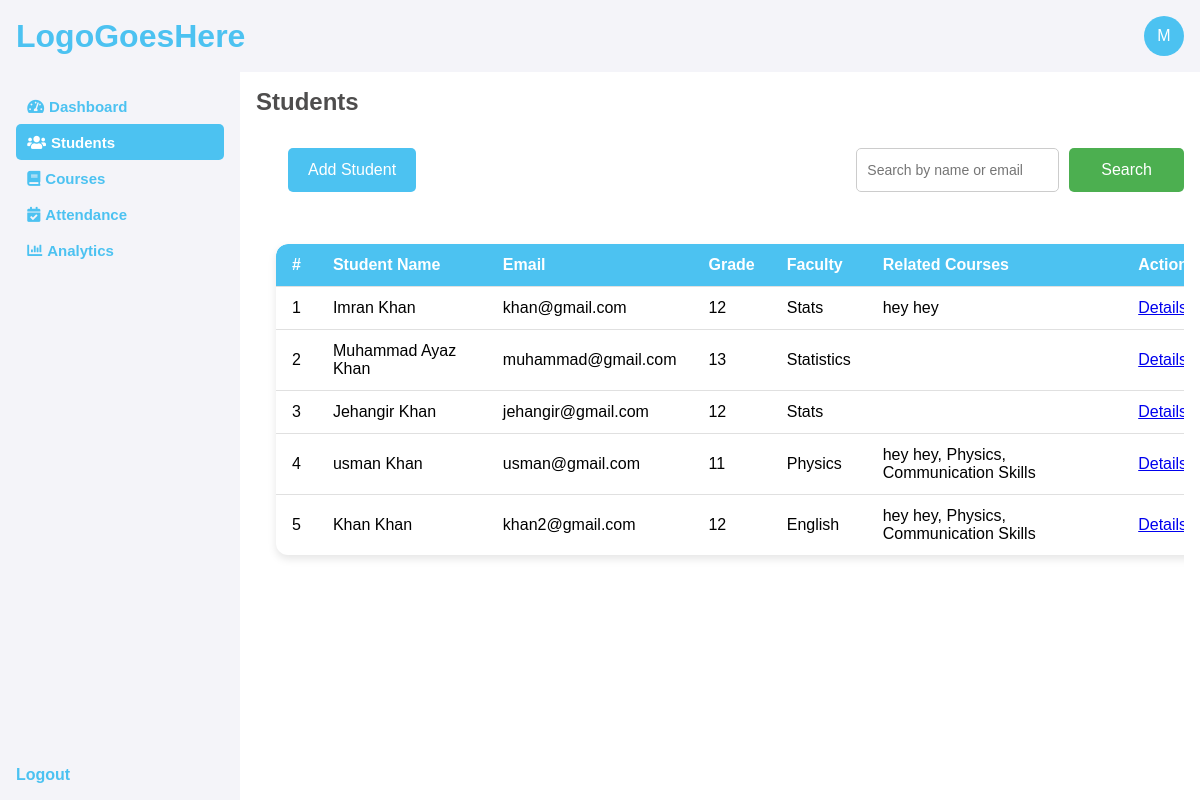
/teacher_dashboard/students/ (signed in), run on the app's committed database.
### SrcApp/models.py (models this page shows, shortened)
class MyUser(AbstractUser):
    email = models.EmailField(unique=True)
    USER_TYPE_CHOICES = (
        ('teacher', 'Teacher'),
        ('student', 'Student'),
    )
    user_type = models.CharField(max_length=10, choices=USER_TYPE_CHOICES, default='student')
    USERNAME_FIELD = 'email'
    REQUIRED_FIELDS = ['username']  # Fields required when using createsuperuser

class Student(models.Model):
    courses = models.ManyToManyField(to=Course, verbose_name='Related Courses')
    user = models.OneToOneField(to=MyUser, on_delete=models.CASCADE, verbose_name='Related User Schema')
    teacher = models.ForeignKey(to=Teacher, on_delete=models.CASCADE, null=True, blank=True)
    faculty = models.CharField(max_length=2000, verbose_name="Faculty", null=False, default='')
    grade = models.CharField(max_length=200, verbose_name='Grade', null=False, default='')
    image = models.ImageField(upload_to='student_profile_images', default='', blank=True, null=True, verbose_name='Student Image')
    webcam_img = models.ImageField(upload_to='webcam_images', verbose_name='Webcam Image', null=True)
    def __str__(self):
        return self.user.first_name

class Course(models.Model):
    title = models.CharField(max_length=500, verbose_name="Course Title")
    teacher = models.ForeignKey(to=Teacher, on_delete=models.CASCADE, null=True)
    duration = models.PositiveIntegerField(default=0,null=False, verbose_name='Course Duration(in weeks)' )
    def __str__(self):
        return self.title

### SrcApp/views.py (the view)
# urls.py: path('teacher_dashboard/students/', views.dashboard_students_page, name='students'),
@login_required(login_url='login')
def dashboard_students_page(request):
    if if_teacher(request):
        try:
            teacher = Teacher.objects.get(user=request.user)
        except Teacher.DoesNotExist:
            return redirect('login')
        students = Student.objects.filter(teacher=teacher)
        print(students)
        context = {
            'students': students,
        }
        return render(request, 'teacherDashboard/students.html', context)
    else:
        return redirect('login')

### SrcApp/views.py (called while the page is built)
def if_teacher(request):
    if request.user.user_type == 'teacher':
        return True
    return False

### templates/teacherDashboard/students.html (shortened to what this page needs)
{% extends 'teacherDashboard/base.html' %}
{% block teacher_content %}
{% load static %}
<h2 class="page-main-heading">Students</h2>
<div class="student-controls-wrapper">
    <button class="add-student-btn" onclick="openStudentModal()">Add Student</button>
    <div class="search-container">
        <input type="text" id="searchInput" placeholder="Search by name or email" class="search-input">
        <button class="search-btn" onclick="searchStudents()">Search</button>
    </div>
</div>
<div class="table-container">
    <table class="modern-table">
        <thead>
            <tr>
                <th>#</th>
                <th>Student Name</th>
                <th>Email</th>
                <th>Grade</th>
                <th>Faculty</th>
                <th>Related Courses</th>
                <th>Action</th>
            </tr>
        </thead>
        <tbody id="studentTableBody">
            {% for student in students %}
            <tr>
                <td>{{ forloop.counter }}</td>
                <td>{{ student.user.first_name }} {{student.user.last_name}}</td>
                <td>{{ student.user.email }}</td>
                <td>{{ student.grade }}</td>
                <td>{{ student.faculty }}</td>
                <td>
                    {% for course in student.courses.all %}
                    {{ course }}{% if not forloop.last %}, {% endif %}
                    {% endfor %}
                </td>
                <td>
                    <a href="{% url 'student_details' student.id %}" class="details-button">Details</a>
                </td>
            </tr>
            {% endfor %}
        </tbody>
    </table>
</div>
{% endblock %}

### templates/teacherDashboard/base.html (shortened to what this page needs)
{% load static %}
<!DOCTYPE html>
<html lang="en">
<head>
    <link rel="stylesheet" href="{% static 'css/style.css' %}">
    <link href="https://cdnjs.cloudflare.com/ajax/libs/font-awesome/5.15.4/css/all.min.css" rel="stylesheet">
</head>
<body>
    <div class="teacher-dashboard">
        <div class="navbar-1">
            <h1 class="logo">
                LogoGoesHere
            </h1>
            <div class="profile-info">
                <div class="letter-img">
                    {{ request.user.first_name|slice:":1" }}
                </div>
            </div>
        </div>
        <div class="content-wrapper">
            {% include 'teacherDashboard/sidebar.html' %}
            <div class="dashboard-content">
                <div class="teacher-dashboard-page-wrapper">
                    {% block teacher_content %}
                    {% endblock %}
                </div>
            </div>
        </div>
    </div>
</body>
</html>

### static/css/style.css (style rules this page uses)
:root { --primary-color: rgb(76, 194, 241); }
* { margin: 0; padding: 0; font-family: Arial, Helvetica, sans-serif; box-sizing: border-box; }
.teacher-dashboard { height: 100vh; width: 100%; display: flex; flex-direction: column; }
.navbar-1 { width: 100%; height: auto; background-color: #f4f4f9; color: white; display: flex; align-items: center; justify-content: space-between; padding: 1rem 1rem; display: flex; flex-direction: row; justify-content: space-between; }
.content-wrapper { flex: 1; display: flex; overflow: hidden; }
.dashboard-content { flex: 1; padding: 1rem; background-color: #ffffff; overflow-y: auto; }
.teacher-dashboard-page-wrapper { display: flex; flex-direction: column; height: 100%; overflow-y: scroll; justify-content: start; }
.page-main-heading { color: rgb(78, 77, 77); width: 100%; text-align: start; }
.navbar-1 .logo { color: var(--primary-color); }
.navbar-1 .profile-info .letter-img { width: 2.5rem; height: 2.5rem; display: flex; justify-content: center; align-items: center; padding: .5rem; color: white; background-color: var(--primary-color); border-radius: 50%; cursor: pointer; }
.table-container { width: 100%; margin: 20px; overflow-x: auto; box-shadow: 0 4px 8px rgba(0, 0, 0, 0.1); border-radius: 12px; background-color: #ffffff; }
.modern-table { width: 100%; border-collapse: collapse; border-radius: 12px; overflow: hidden; }
.modern-table thead { background-color: var(--primary-color); color: #ffffff; }
.modern-table th, .modern-table td { text-align: left; padding: 12px 16px; border-bottom: 1px solid #e0e0e0; }
.modern-table th:first-child, .modern-table td:first-child { text-align: center; }
.modern-table tr:last-child td { border-bottom: none; }
.student-controls-wrapper { display: flex; flex-direction: row; width: 100%; margin: 2rem 1rem; padding: 0rem 1rem; justify-content: space-between; }
.add-student-btn { padding: 10px 20px; background-color: var(--primary-color); color: white; border: none; border-radius: 5px; font-size: 16px; cursor: pointer; transition: background-color 0.3s; }
input { width: 100%; padding: 10px; border: 1px solid #ccc; border-radius: 5px; font-size: 14px; }
.search-container { display: flex; flex-direction: row; gap: 10px; }
.search-btn { padding: 0.8rem 2rem; color: white; border: none; border-radius: 5px; font-size: 1rem; cursor: pointer; background-color: #4CAF50; align-self: flex-end; }

### data on the page
MyUser: user.first_name "M"
Student: user.first_name "Imran", user.last_name "Khan", user.email "khan@gmail.com", grade "12", faculty "Stats"
Course: title "hey hey"
Student: user.first_name "Muhammad", user.last_name "Ayaz Khan", user.email "muhammad@gmail.com", grade "13", faculty "Statistics"
Student: user.first_name "Jehangir", user.last_name "Khan", user.email "jehangir@gmail.com", grade "12", faculty "Stats"
Student: user.first_name "usman", user.last_name "Khan", user.email "usman@gmail.com", grade "11", faculty "Physics"
Course: title "Physics"
Course: title "Communication Skills"
Student: user.first_name "Khan", user.last_name "Khan", user.email "khan2@gmail.com", grade "12", faculty "English"
